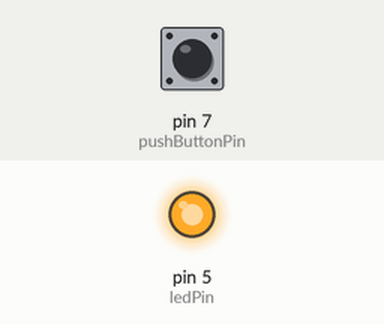
This sketch was run on a simulated Arduino Uno, built with avr-gcc and run on an emulated ATmega328P. Shown: output pins drawn as LEDs (lit = HIGH). The test bench sets the inputs (shaded band); at power-on: pin 7 (pushButtonPin) LOW.

Above: at 1.2 s.
1.3 s: pin 7 (pushButtonPin) pulled HIGH for 0.15 s
At 1.37 s:
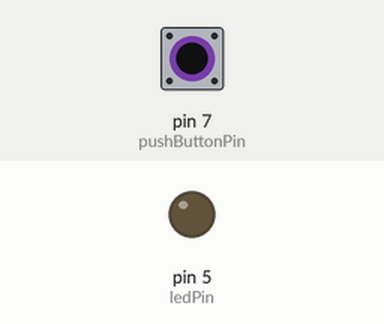
2.9 s: pin 7 (pushButtonPin) pulled HIGH for 3.2 s
At 7.5 s:
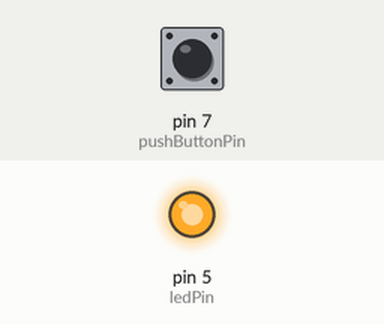
Timing chart, 0 to 9.0 s (numbered marks = the images above; inputs shaded):
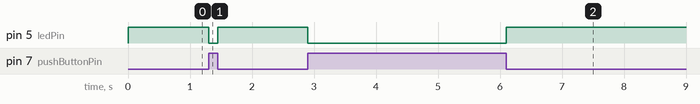

The sketch:

TWW_PushButton_Input_OOP.ino
```cpp
// Detect switch closed (OOP Version)

#include <WWSunFounderUtils.h>

/***************** Global Objects ************************/
// Global objects are constructed BEFORE setup is called.

const int ledPin = 5;         // Port number LED is connected to.
const int pushButtonPin = 7;  // Port number pushbutton switch is connected to.

// Construct led object passing port pin and active state.
sfu::DigitalLed led( ledPin );

// Construct pushbutton object passing port pin, active state and activate internal pullup.
sfu::PushButton pushButton( pushButtonPin );

/**********************************/
// Called once at start up
void setup()
{
  // Nothing more to do here.
}

/**********************************/
// Called repeatedly until the reset button is pressed
void loop()
{
  if ( pushButton.closed() )
  {
    led.on();
  }
  else
  {
    led.off();
  }
}
/************************************/
```

Measured:
- after the input at 1.3 s, pin 5 (ledPin): HIGH → LOW at once, → HIGH 0.15 s later
- after the input at 2.9 s, pin 5 (ledPin): HIGH → LOW at once, → HIGH 3.2 s later
